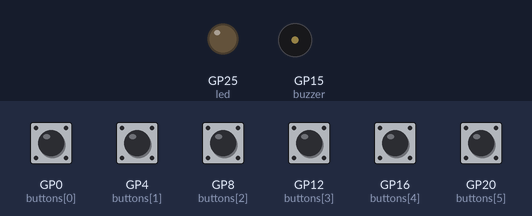
Bench run of a program on a simulated Raspberry Pi Pico running MicroPython. On the bench: output pins drawn as LEDs (lit = HIGH), buzzer (waves = sounding). The inputs (shaded band) are chosen by the test bench; at power-on: GP0 (buttons[0]), GP4 (buttons[1]), GP8 (buttons[2]), GP12 (buttons[3]), GP16 (buttons[4]), GP20 (buttons[5]) HIGH.

Above: at 1.2 s.
1.3 s: GP0 (buttons[0]) pulled LOW for 0.15 s
At 1.38 s:
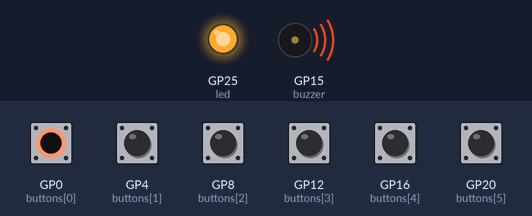
Timing chart, 0 to 4.3 s (numbered marks = the images above; inputs shaded):
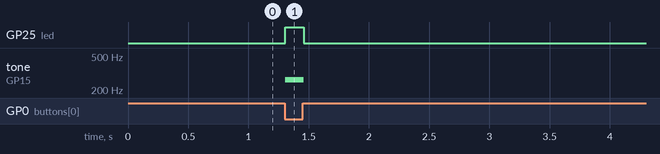

Measured:
- after the input at 1.3 s, GP25 (led): LOW → HIGH at once, → LOW 0.15 s later; tone on GP15 (buzzer): silent → 262 Hz at once, → silent 0.15 s later

The program:

piano.py
```python
from machine import Pin, PWM
from time import sleep

# --- BUZZER ---
buzzer = PWM(Pin(15))

# --- LED ---
led = Pin(25, Pin.OUT)

# --- BUTTONS (your new GPIO pins) ---
button_pins = [0, 4, 8, 12, 16, 20]
buttons = [Pin(pin, Pin.IN, Pin.PULL_UP) for pin in button_pins]

# --- FIRST 6 NOTES FROM YOUR tones DICT ---
tones = [
    262,  # C4
    294,  # D4
    330,  # E4
    349,  # F4
    392,  # G4
    440   # A4
]

# --- SOUND CONTROL ---
def play(freq):
    buzzer.freq(freq)
    buzzer.duty_u16(30000)
    led.on()

def stop():
    buzzer.duty_u16(0)
    led.off()

# --- MAIN LOOP ---
while True:
    played = False

    for i, btn in enumerate(buttons):
        if btn.value() == 0:     # Button pressed (active LOW)
            play(tones[i])
            played = True
            break

    if not played:
        stop()

    sleep(0.01)  # debounce
```
